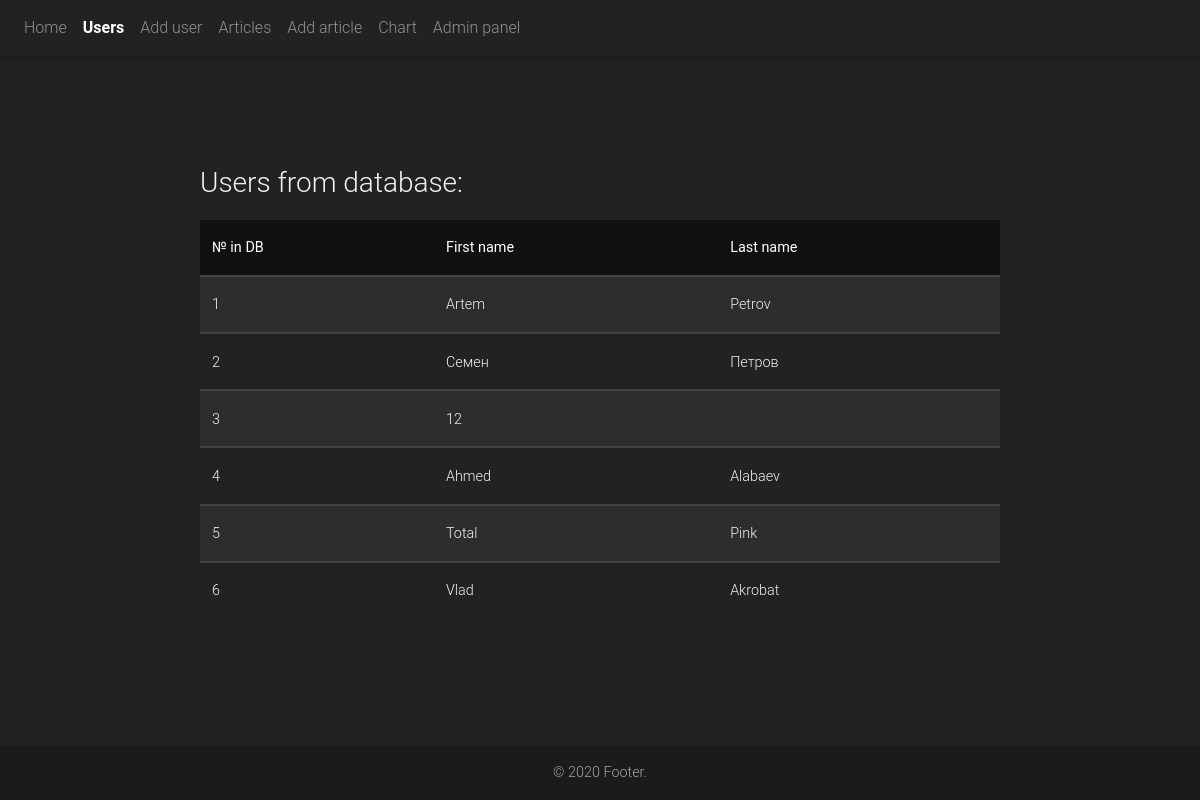
/users/, run on the app's committed database.
### main/models.py (models this page shows)
class User(models.Model):
    first_name = models.CharField(max_length=200, null=True)
    second_name = models.CharField(max_length=200, null=True)

### main/views.py (the view)
# urls.py: path('users/', views.users),
def users(request):
    user = User.objects.all()
    args = {'user': user}
    return render(request, 'html/users.html', args)

### main/templates/html/users.html (shortened to what this page needs)
{% extends 'html/base.html' %}
{% block nav %} {% include 'html/elements/nav.html' with is_users=True %} {% endblock %}
{% block content %}
    <div class="users">
        <div style="display: table; margin: 0 auto; width: 800px">
            <h3>Users from database:</h3>
            <table class="table table-dark table-striped table-hover">
                <thead class="thead-dark">
                    <tr>
                        <th scope="col">№ in DB</th>
                        <th scope="col">First name</th>
                        <th scope="col">Last name</th>
                    </tr>
                </thead>
                <tbody>
                    {% for usr in user %}
                    <tr>
                        <td>{{ usr.id }}</td>
                        <td>{{ usr.first_name }}</td>
                        <td>{{ usr.second_name }}</td>
                    </tr>
                    {% endfor %}
                </tbody>
            </table>
        </div>
    </div>
{% endblock %}

### main/static/css/style.css (style rules this page uses)
* { color: #f3f3f3; margin: 0; padding: 0; box-sizing: border-box; }
body { background-color: #222222; position: relative; padding-bottom: 53px; min-height: 100vh; }
h3 { margin:0 auto 20px 0; }
.table-dark { background-color: #222 }
.table .thead-dark th { background-color: #111; border-top-color:#222; border-bottom-color: #444; }
.table-dark td { border-top: 2px solid #444; }
.users { position: absolute; top: 50%; transform: translateY(-50%); margin: 0 auto; right: 0; left: 0; }

### data on the page
User: id "1", first_name "Artem", second_name "Petrov"
User: id "2", first_name "Семен", second_name "Петров"
User: id "3", first_name "12"
User: id "4", first_name "Ahmed", second_name "Alabaev"
User: id "5", first_name "Total", second_name "Pink"
User: id "6", first_name "Vlad", second_name "Akrobat"
